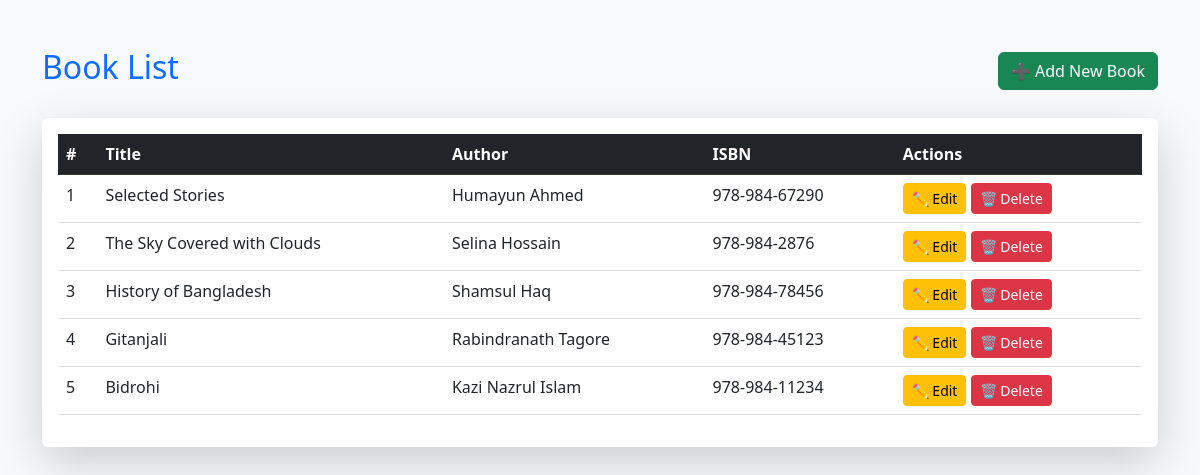
The page / on the database its author committed.
### books/models.py (models this page shows, shortened)
class Book(models.Model):
    title = models.CharField(max_length=200)
    author = models.CharField(max_length=100)
    published_date = models.DateField()
    isbn = models.CharField(max_length=13, unique=True)
    description = models.TextField(blank=True, null=True)

### books/views.py (the view)
# urls.py: path('', book_list, name='book_list'),
def book_list(request):
    books = Book.objects.all()
    return render(request, 'index.html', {'books': books})

### templates/index.html (shortened to what this page needs)
{% load static %}
<!DOCTYPE html>
<html lang="en">
<head>
    <link href="https://cdn.jsdelivr.net/npm/bootstrap@5.3.0/dist/css/bootstrap.min.css" rel="stylesheet">
</head>
<body class="bg-light">
<div class="container mt-5">
    <div class="d-flex justify-content-between align-items-center mb-4">
        <h2 class="text-primary">Book List</h2>
        <a href="{% url 'book_add' %}" class="btn btn-success">➕ Add New Book</a>
    </div>
    <div class="card shadow-lg border-0">
        <div class="card-body">
            {% if books %}
                <table class="table table-hover">
                    <thead class="table-dark">
                        <tr>
                            <th>#</th>
                            <th>Title</th>
                            <th>Author</th>
                            <th>ISBN</th>
                            <th>Actions</th>
                        </tr>
                    </thead>
                    <tbody>
                        {% for book in books %}
                            <tr>
                                <td>{{ forloop.counter }}</td>
                                <td>{{ book.title }}</td>
                                <td>{{ book.author }}</td>
                                <td>{{ book.isbn }}</td>
                                <td>
                                    <a href="{% url 'book_edit' book.pk %}" class="btn btn-warning btn-sm">✏ Edit</a>
                                    <a href="{% url 'book_delete' book.pk %}" class="btn btn-danger btn-sm" onclick="return confirm('Are you sure you want to delete this book?');">🗑 Delete</a>
                                </td>
                            </tr>
                        {% endfor %}
                    </tbody>
                </table>
            {% else %}
                <p class="text-center text-muted">No books available. <a href="{% url 'book_add' %}" class="text-decoration-none">Add one now!</a></p>
            {% endif %}
        </div>
    </div>
</div>
</body>
</html>

### rows shown on the page
Book: title "Selected Stories", author "Humayun Ahmed", isbn "978-984-67290"
Book: title "The Sky Covered with Clouds", author "Selina Hossain", isbn "978-984-2876"
Book: title "History of Bangladesh", author "Shamsul Haq", isbn "978-984-78456"
Book: title "Gitanjali", author "Rabindranath Tagore", isbn "978-984-45123"
Book: title "Bidrohi", author "Kazi Nazrul Islam", isbn "978-984-11234"
